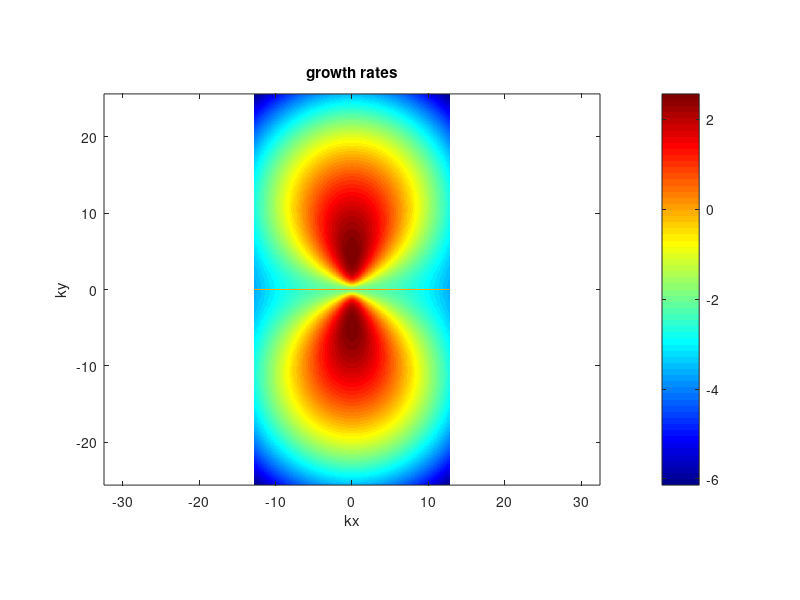
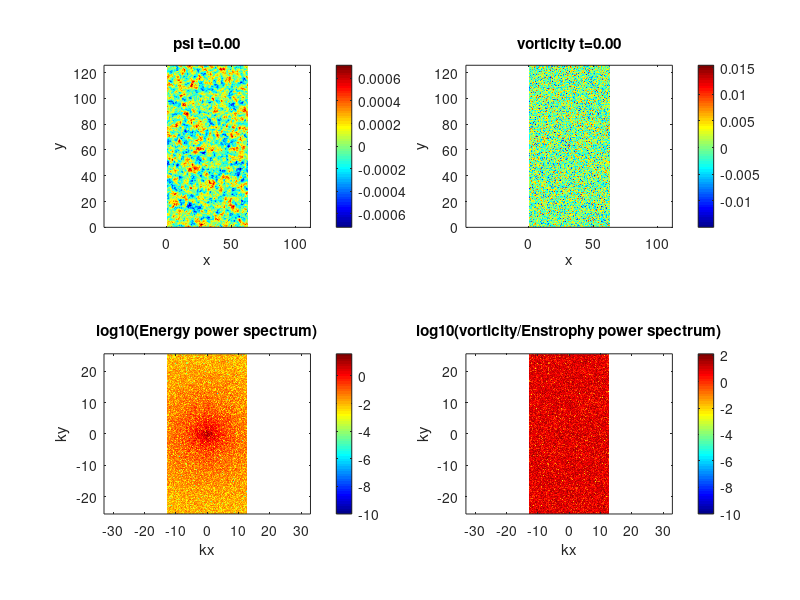
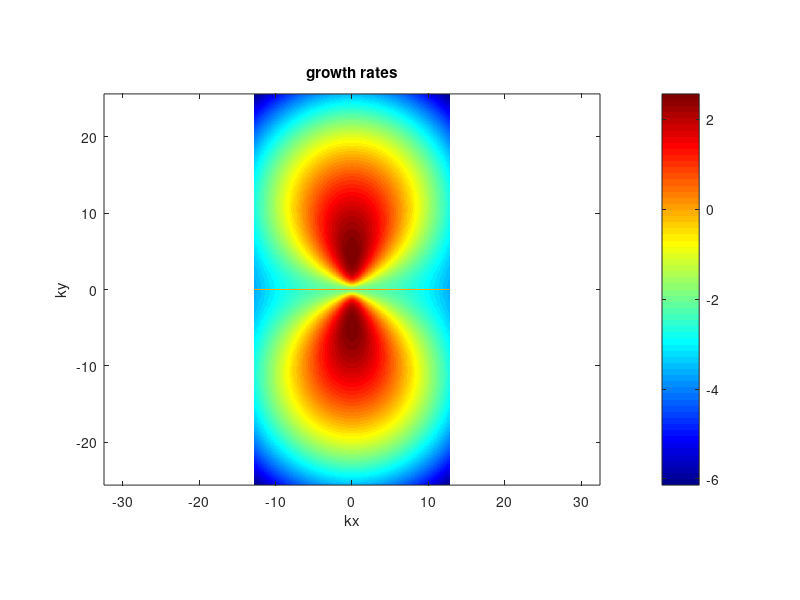

Here is the MATLAB script that generated these plots, in order: (Note: a time limit stopped this script after it produced the figures.)
function spectral_DS2d
%%%%%%%%%%%%%%%%%%%%%%%%%%%%%%%%%%%%%%%%%%%%%%%%%%%%%%%%%%%%%%%%%%%%%%%%%%%%%%%%%
% 1-field toy model of the Dimits shift. Similar to the Hasegawa-Mima           %
% equation or the Kuramoto-Sivashinsky equation.                                %
%                                                                               %
% Based off an MIT code originally made by Jean-Christophe Nave.                %
% Modified by Denis St-Onge                                                     %
%                                                                               %
% Laplacian(psi) = w                                                            %
% u = psi_y                                                                     %
% v =-psi_x                                                                     %
%%%%%%%%%%%%%%%%%%%%%%%%%%%%%%%%%%%%%%%%%%%%%%%%%%%%%%%%%%%%%%%%%%%%%%%%%%%%%%%%%
clear all;
mkdir('plots'); mkdir('data');
delete('log.txt');

scale=1;         % quick scale of the linear terms
mu   =scale*2;      % friction
nu   =scale*0.01; % viscosity
muZF =scale*0e-4; %scale*2*0; % zonal friction
nuZF =scale*0e-5; %scale*5.0e-4; % zonal viscosity
l    =scale*0;     % Landau-like damping
gamma=scale*5;   % linear drive 2.4203
HM=scale*2;		 % HM-type wave
TH=scale*0;      % Terry-Horton i delta
h=1;             % hyperviscosity factor
hZF=1;             % hyperviscosity factor
forcing=0; 		 % forcing magnitude
LX=2*pi*10;      % X scale
LY=2*pi*20;      % Y scale
NX_real=256;     % resolution in x
NY_real=1024;     % resolution in y
dt=1e-4;    % time step. Should start small as CFL updated can pick up the pace
pert_size=1e-2; % size of perturbation
TF=1000.0;  % final time
iF=2000000;  % final iteration, whichever occurs first
iRST=10000; % write restart dump
i_report=100;
en_print=100;
TSCREEN=2500; % sreen update interval time (NOTE: plotting is usually slow)
initial_condition='random';   %'simple vortices' 'vortices' 'random' or 'random w' 
AB_order=-4; % Adams Bashforth order 1,2,3, or 4 (3 more accurate, 2 possibly more stable) -1 = RK3
linear_term='exact'; % CN, BE, FE, or exact
simulation_type='NL'; % NL, QL, or L (nonlinear, quasilinear and linear respectively)
padding = true; % 3/2 padding, otherwise 2/3 truncation.
save_plots = true; % save plots to file
system_type='MHM'; % NS, HM, MHM
cfl_cadence=5;
cfl=0.4
max_dt=1e-4;
safety=0.8;
diagnostics=false;

%rng(707296708);
%rng('shuffle');
s=rng;


% print log file.
diary('log.txt') 
diary on;

fig1=figure(1);
fig2=figure(2);

% ensure parameters get printed  to log.
fprintf('nu: %.05e  mu:%.05e gamma:%.05e\n',nu,mu,gamma);
fprintf('l: %.05e  HM:%.05e TH:%.05e\n',l,HM,TH);
fprintf('LX:%.02f LY:%.02f NX:%d NY:%d\n',LX, LY, NX_real, NY_real);
fprintf('h:%d scale:%d Tf:%.01f iF:%d\n',h, scale, TF, iF);
fprintf('hZF:%d muZF:%e nuZF:%e\n',hZF,muZF,nuZF);
fprintf('Nonlinear:%s padding:%d System:%s\n',simulation_type, padding,system_type);
fprintf('random seed:%d AB order:%d CFL step:%d\n',s.Seed, AB_order, cfl_cadence);
fprintf('safety:%f\n',safety);

energyFile=0; 
if(strcmp(initial_condition,'restart'))
    energyFile = fopen('energy.dat','a');
else
    energyFile = fopen('energy.dat','w');
end

fprintf(energyFile,'# [1] t  [2] dt  [3] energy  [4] enstrophy  [5] ZF    [6] DW    [7] flux\n');


NX=NX_real;
NY=NY_real;
if(padding)
    NX=3*NX/2;
    NY=3*NY/2;
end

dx=LX/NX;
dy=LY/NY;
dkx=2*pi/LX;
dky=2*pi/LY;
LXnum=0:dx:LX;
LYnum=0:dy:LY;

minkx= -(NX_real/2 - 1)*dkx;
maxkx=  (NX_real/2 - 1)*dkx;
minky= -(NY_real/2 - 1)*dky;
maxky=  (NY_real/2 - 1)*dky;
kxnum= minkx:dkx:maxkx;
kynum= minky:dky:maxky;

t=0.;
i=0;
k=0;
c1=0;
c2=0;
c3=0;
dt1=0;
dt2=0;
dt3=0;
w_hat=0; %this is our field.
I=sqrt(-1);

kx=dkx*I*ones(1,NY)'*(mod((1:NX)-ceil(NX/2+1),NX)-floor(NX/2)); % matrix of wavenumbers in x direction 
ky=dky*I*(mod((1:NY)'-ceil(NY/2+1),NY)-floor(NY/2))*ones(1,NX); % matrix of wavenumbers in y direction 

% Cutting of frequencies using the 2/3 rule. 
% Discard asymmetric N/2 term. Otherwise reality is not enforced.
dealias=abs(kx/dkx) <1/3*NX & abs(ky/dky) <1/3*NY;


ksquare=kx.^2+ky.^2;                                % Laplacian in Fourier space
ksquare(1,1)=-1; 
kmu = -(-1)^h*mu * ones(NY,NX)./(ksquare.^(h-1)) ;                            % drag force array
ksquare_viscous=-(-1)^h*nu*(ksquare.^h);            % Viscosity array

ksquare_poisson=ksquare - ones(NY, NX) + TH*ky;		% Poisson equation in Fourier space
if(strcmpi(system_type,'NS'))
    ksquare_poisson=ksquare;		% Poisson equation in Fourier space
end
ksquare_poisson(1,1)=-1;  % fixed Laplacian in Fourier space for Poisson's equation


gd = gamma * ky.^2./ksquare_poisson + HM*ky./ksquare_poisson;

zonal_part = zeros(NY,NX);
zonal_part(1,:) = zonal_part(1,:) + ones(1,NX);
fluct_part = ones(NY,NX) - zonal_part;

lin_growth = -kmu + ksquare_viscous + gd - l*abs(ky); % this is the linear growth rate used in computations


% No damping on zonal modes. Modified Poisson equation (proper adiabatic electron response)
if(strcmpi(system_type,'MHM'))
    kxzf = kx(1,:);
    lin_growth(1,:) = zeros(1,NX) - muZF*ones(1,NX) -(-1)^hZF*nuZF*(kxzf.^(2*hZF)) ;
    ksquare_poisson(1,:) = ksquare_poisson(1,:) + ones(1,NX);
	ksquare_poisson(1,1)=-1;
end
numel(find(lin_growth(:)>0))

lin_trunc = dealias.*lin_growth;
max_growth = max(real(lin_trunc(:)))
max_rate = max(abs(lin_trunc(:)))
0.25/max_rate

lg2 = lin_growth.^2;
lg3 = lin_growth.^3;

% forcing stuff?
kf_min = 16*dkx;
dkf = 0.5*dkx;
forcing_base = abs(ksquare) <= (kf_min+dkf)^2 & abs(ksquare) >= kf_min^2;

% Define initial vorticity distribution
switch lower(initial_condition)
   case {'vortices'}
      [i,j]=meshgrid(1:NX,(1:NY));
      psi=exp(-((i*dkx-pi).^2+(j*dky-pi+pi/4).^2)/(0.2))+exp(-((i*dx-pi).^2+(j*dky-pi-pi/4).^2)/(0.2))-0.5*exp(-((i*dkx-pi-pi/4).^2+(j*dky-pi-pi/4).^2)/(0.4));
    case {'simple vortices'}
        [i,j]=meshgrid((1:NX)*(2*pi/NX),(1:NY)*(2*pi/NY));
        psi=1*sin(i).*cos(j).^2;    
    case {'random psi'}
      psi=pert_size*(2*rand(NX,NY) - 1);%normally 1e-3
      w_hat=ksquare_poisson.*fft2(psi);
    case {'random'}
      w=pert_size*(2*rand(NY,NX)-1);%normally 5e-2
      w_hat=fft2(w);
      w_hat(1,:)=zeros(1,NX);
      %w_hat=zonal_part.*w_hat;
    case {'waves'}
      [i,j]=meshgrid((1:NX)*(2*pi/NX),(1:NY)*(2*pi/NY));
      %w=20*sin(32*j) + 1e-1*cos(13*i);
      w=2e1*sin(32*j) + 5e-2*(2*rand(NY,NX)-1);
      w_hat=fft2(w);
      w_hat(1,:)=fluct_part.*w_hat;
    case {'restart'}
        fileID=fopen('restart.bin','r');
        t=fread(fileID,1,'double');
        dt=fread(fileID,1,'double');
        i=fread(fileID,1,'int');
        k=fread(fileID,1,'int');
        dt1=fread(fileID,1,'double');
        dt2=fread(fileID,1,'double');
        dt3=fread(fileID,1,'double');
        c1=fread(fileID,[NY NX],'double')+I*fread(fileID,[NY NX],'double');
        c2=fread(fileID,[NY NX],'double')+I*fread(fileID,[NY NX],'double');
        c3=fread(fileID,[NY NX],'double')+I*fread(fileID,[NY NX],'double');
        w_hat=fread(fileID,[NY NX],'double')+I*fread(fileID,[NY NX],'double');
        fclose(fileID);        
    otherwise
      disp('Unknown initial conditions !!!');
      return
end

if(padding) % ensure there's no energy in the padded region of k-space.
   w_hat=dealias.*w_hat;
end
w_hat(1,1)=0; % Gauge condition. Should be redundant.
w_hat0=w_hat; % Keep initial conditions for possible future diagnostics.


u=0;
v=0;
U_ZF=0;
force=zeros(NY,NX);
w2=w_hat;

if(save_plots) %plot growth rate contours
	plotgrowth()
end

tic
while t<TF && i<iF
    psi_hat = w_hat./ksquare_poisson;  % Solve Poisson's Equation
    if(any(isnan(w_hat(:)))) % Something really bad has happened.
        disp(sprintf('Divergence at iteration: %d',i));
        return;
    end
    if(mod(i,i_report)==0)
       disp(sprintf('iteration: %d    dt:%.02e     t:%.03e     step time:%.1d s',i,dt,t,toc)); 
       tic;
        diary off; %flush diary
		diary on;
    end
    if (mod(i,en_print)== 0) 
        outputEnergy();
    end
    
    if (mod(i,TSCREEN)== 0) 
        plotfunc();
    end
    
    if (mod(i,iRST) == 0)
        dump('restart.bin');
    end
    

    if(forcing ~= 0)
       force=calculate_forcing(); 
    end
    
    w_hat_new=0;
    conv_hat =0;
    % Compute the non-linear term
    if (AB_order < 0 ) % RK
        if(AB_order == -4)
	      w_hat_new = ETDRK4(w_hat);
        elseif(AB_order == -3)
	      w_hat_new = ETDRK3(w_hat);
        elseif(AB_order == -2)
	      w_hat_new = ETDRK2(w_hat);
        else
          exit();      
        end
    	if(mod(i+1,cfl_cadence)==0 && i > 3) % compute new timestep from CFL condition.
        	abs_u=abs(u);
        	abs_v=abs(v);
        	abs_ZF=abs(U_ZF);
        	maxV= max(abs_u(:)+abs_ZF(:))/dx + max(abs_v(:))/dy;
        	if(maxV>0)
           	 new_dt=1/maxV;
        	else
           	 new_dt=inf;
            end
            target_dt=min(cfl*new_dt,min(2.2*dt/safety,max_dt/safety));
            if(target_dt < dt)
                 disp('WARNING: New dt fell below safety.')
            end
            dt=max_dt/safety;        
            while dt > target_dt 
                dt=dt/2.0;
            end
            dt=safety*dt;
    	end
    else 
        conv_hat = calc_Nonlinear(w_hat,simulation_type);
         
     
    if(mod(i+1,cfl_cadence)==0 && i > 3) % compute new timestep from CFL condition.
        abs_u=abs(u);
        abs_v=abs(v);
        abs_ZF=abs(U_ZF);
        maxV= max(abs_u(:)+abs_ZF(:))/dx + max(abs_v(:))/dy;
        if(maxV>0)
            new_dt=1/maxV;
        else
            new_dt=inf;
        end
        target_dt=min(max(0.5*dt/safety,min(cfl*new_dt,1.1*dt/safety)),max_dt/safety);
        if(target_dt < dt)
            disp('WARNING: New dt fell below safety.')
        end
        dt=0.8*target_dt;
    end
    
    conv_hat = dealias.*(conv_hat + forcing*kf_min*force/sqrt(dt));
    
    L1=0;
    L2=0;
    w_prev=w_hat;
    
    A=1.0; B=0; C=0; D=0;
    w_hat_new = 0;
    if (i < 1 || AB_order == 1) %Forward-Euler to generate history. Should run a small time-step at first. 
    	 %do nothing w_hat_new = w_hat_new - L2.*conv_hat;
    elseif (i < 2 || AB_order == 2)
    	w1=dt1/dt;
    	A=(1.0 + 0.5*w1);
    	B=0.5*w1;
   	elseif (i < 3 || AB_order == 3)
    	w1=dt1/dt;
    	w2=dt2/dt;
    	A=(2.0 + 3.0*w2 + 6.0*w1*(1+w1+w2))/(6.0*w1*(w1+w2));
    	B=(2.0 + 3.0*w1 + 3.0*w2)/(6.0*w1*w2);
    	C=(2.0 + 3.0*w1)/(6.0*w2*(w1+w2));
     elseif (i < 4 || AB_order == 4)
        w1=dt1/dt;
        w2=dt2/dt;
        w3=dt3/dt;
        A=(3.0 + 8.0*w2 + 4.0*w3 + 6.0*(2*w1^3 + w2*(w2+w3) +2.0*w1*(1.0+w2)*(1.0+w2+w3) + w1^2*(3.0 + 4.0*w2+2*w3)));
        A=A/(12.0*w1*(w1+w2)*(w1+w2+w3));
        B=(3.0 + 6.0*(w1+w2)*(w1+w2+w3) + 4.0*(2.0*(w1+w2)+w3))/(12.0*w1*w2*(w2+w3));
        C=(3.0 + 6.0*w1*(w1+w2+w3)+4.0*(2.0*w1 + w2+w3))/(12.0*w2*(w1+w2)*w3);
        D=(3.0 + 6.0*w1*(w1+w2)+4.0*(2.0*w1 + w2))/(12.0*w3*(w2+w3)*(w1+w2+w3));
    end
  
    
    
    switch upper(linear_term)
        case {'CN'} %crank nicolson
            L1=(1 + 0.5*dt*lin_growth)./(1 - 0.5*dt*lin_growth);
            L2=dt./(1 - 0.5*dt*lin_growth);    
        case {'BE'} %backward euler
            L1=1.0./(1 - dt*lin_growth);
            L2=dt./(1 - dt*lin_growth);    
        case {'EXACT'}%exact
            L1=exp(dt*lin_growth);
            L2=dt*L1;   
            B=B.*exp((dt1)*lin_growth);
            C=C.*exp((dt1+dt2)*lin_growth);
            D=D.*exp((dt1+dt2+dt3)*lin_growth);
        otherwise
            disp('Unknown linear handling type.');
            return;
    end
    
    % Compute Solution at the next step
	% Implicitly solve the linear term with 2nd order Crank-Nicholson
    w_hat_new = L1.*w_prev;
    w_hat_new = w_hat_new - L2.*(A.*conv_hat - B.*c1 + C.*c2 - D.*c3);
  
    end
    t=t+dt;
    i=i+1;

    w_hat=w_hat_new;
    
    c3=c2;
    c2=c1;
    c1=conv_hat;
    
    dt3=dt2;
    dt2=dt1;
    dt1=dt;
end
fclose(energyFile);

%write final state 
fprintf('Simulation ended at time %.03e and iteration %d\n',t,i);
dump('final_state.bin');

if(strcmpi(simulation_type,'L') && diagnostics)
   w0f=w_hat0.*exp(t*lin_growth); 
   comp=abs(w_hat-w0f)./abs(w0f);
   fprintf('Maximum linear error:%e\n',max(comp(:)));
end

% SIMULATION ENDS HERE

%%----------------------------------%%
%% Helper Function Definitions      %% 
%%----------------------------------%%

	function f=calculate_forcing()
        f=zeros(NY,NX);
        for i1 = 1:NY
           for j1 = 1:NX
                if(forcing_base(i1,j1) ~=0 )
                    f(i1,j1) = randn(1);
                end    
           end
        end
	end

    function x=RK3(w_h)
        a =[8./15.,5./12.,0.75];
        b =[0,-17.0/60.0,-5.0/12.0];
        Fa =0.0;
        Fb =0.0;
        u_new=w_h;
        for j = 1:3 
            Fb = Fa;
            Fa = calc_Nonlinear(u_new,simulation_type);
            u_new = (1 + 0.5*(a(j)+b(j))*dt*lin_growth)./(1 - 0.5*(a(j)+b(j))*dt*lin_growth).*u_new;
            u_new = u_new + a(j)*Fa +b(j)*Fb;
        end
        x=u_new;
    end   

    function x=ETDRK4(w_h)
        u_new=w_h;
        persistent dto lg M r Q1 f1 f2 f3 isreal;
        if(isempty(dto))
           dto=-1;
           lg=lin_growth(:);
		   if(any(imag(lg(:))))
			   M=32;
			   r=exp(2*I*pi*((1:M)-0.5)/M);
               isreal=0;
		   else
			   M=16;
			   r=exp(I*pi*((1:M)-0.5)/M);
               isreal=1;
		   end
        end
        
        st=simulation_type;
        eh = exp(0.5*lin_growth*dt);
        e1 = exp(lin_growth*dt);

        if(dto ~= dt)
            LR=dt*lg(:,ones(M,1)) + r(ones(NY*NX,1),:);
            elr=exp(LR);
            if(isreal)
               Q1 =dt*real(mean(			 (exp(LR/2)-1)./LR							,2));
               f1 =dt*real(mean(		 (-4   -LR        +elr.*(4-3*LR+LR.^2))./LR.^3	,2));
               f2 =dt*real(mean(		( 2  +LR        +elr.*(-2+LR))./LR.^3			,2));
               f3 =dt*real(mean(		 (-4 -3*LR -LR.^2 +elr.*(4-LR))./LR.^3			,2));
            else
               Q1 =dt*(mean(			 (exp(LR/2)-1)./LR							,2));
               f1 =dt*(mean(		 (-4   -LR        +elr.*(4-3*LR+LR.^2))./LR.^3	,2));
               f2 =dt*(mean(		( 2  +LR        +elr.*(-2+LR))./LR.^3			,2));
               f3 =dt*(mean(		 (-4 -3*LR -LR.^2 +elr.*(4-LR))./LR.^3			,2));
            end
            Q1=reshape(Q1,NY,NX);
            f1=reshape(f1,NY,NX);
            f2=reshape(f2,NY,NX);
            f3=reshape(f3,NY,NX);
            dto=dt;
        end
        A1 = -calc_Nonlinear(u_new,st);
        
        an = u_new.*eh + Q1.*A1;

        A2 = -calc_Nonlinear(an,st);
        
        bn = u_new.*eh + Q1.*A2;
      
        A3 = -calc_Nonlinear(bn,st);
        
        cn = an.*eh + Q1.*(2.0*A3-A1);
        
        A4 = -calc_Nonlinear(cn,st);
        
        dn = u_new.*e1 + (A1.*f1 + 2*(A2+A3).*f2 + A4.*f3); 
        
        x = dealias.*dn;   

    end   

    function x=ETDRK3(w_h)
        u_new=w_h;
        persistent dto lg M r Q1 Q2 f1 f2 f3 isreal;
        if(isempty(dto))
           dto=-1;
           lg=lin_growth(:);
		   if(any(imag(lg(:))))
			   M=32;
			   r=exp(2*I*pi*((1:M)-0.5)/M);
               isreal=0;
		   else
			   M=16;
			   r=exp(I*pi*((1:M)-0.5)/M);
               isreal=1;
		   end
        end
        
        st=simulation_type;
        eh = exp(0.5*lin_growth*dt);
        e1 = exp(lin_growth*dt);

        if(dto ~= dt)
            LR=dt*lg(:,ones(M,1)) + r(ones(NY*NX,1),:);
            elr=exp(LR);
           if(isreal)
            Q1 =dt*real(mean(			 (exp(LR/2)-1)./LR							,2));
            Q2 =dt*real(mean(			 (elr-1)./LR                                ,2));
            f1 =dt*real(mean(		 (-4   -LR        +elr.*(4-3*LR+LR.^2))./LR.^3	,2));
            f2 =dt*real(mean(		4*( 2  +LR        +elr.*(-2+LR))./LR.^3			,2));
            f3 =dt*real(mean(		 (-4 -3*LR -LR.^2 +elr.*(4-LR))./LR.^3			,2));
           else
             Q1 =dt*(mean(			 (exp(LR/2)-1)./LR							,2));
            Q2 =dt*(mean(			 (elr-1)./LR                                ,2));
            f1 =dt*(mean(		 (-4   -LR        +elr.*(4-3*LR+LR.^2))./LR.^3	,2));
            f2 =dt*(mean(		4*( 2  +LR        +elr.*(-2+LR))./LR.^3			,2));
            f3 =dt*(mean(		 (-4 -3*LR -LR.^2 +elr.*(4-LR))./LR.^3			,2));     
           end
            Q1=reshape(Q1,NY,NX);
            Q2=reshape(Q2,NY,NX);
            f1=reshape(f1,NY,NX);
            f2=reshape(f2,NY,NX);
            f3=reshape(f3,NY,NX);
            dto=dt;
        end
        A1 = -calc_Nonlinear(u_new,st);
        
        an =     u_new.*eh + Q1.*A1;
      
        A2 = -calc_Nonlinear(an,st);
        
        bn = u_new.*e1 + Q2.*(2.0*A2-A1);
        
        A3 = -calc_Nonlinear(bn,st);
        
        cn = u_new.*e1 + (A1.*f1 + A2.*f2 + A3.*f3); 
        
        x = dealias.*cn;   

    end   

    function x=ETDRK2(w_h)
        u_new=w_h;
        persistent dto lg M r Q1 f1 isreal;
        if(isempty(dto))
           dto=-1;
           lg=lin_growth(:);
		   if(any(imag(lg(:))))
			   M=32;
			   r=exp(2*I*pi*((1:M)-0.5)/M);
               isreal=0;
		   else
			   M=16;
			   r=exp(I*pi*((1:M)-0.5)/M);
               isreal=1;
		   end
        end
        
        st=simulation_type;
        e1 = exp(lin_growth*dt);

        if(dto ~= dt)
            LR=dt*lg(:,ones(M,1)) + r(ones(NY*NX,1),:);
            elr=exp(LR);
            if(isreal)
              Q1 =dt*real(mean(			 (elr-1)./LR           ,2));
              f1 =dt*real(mean(		 (elr - 1 - LR)./LR.^2 ,2));
            else
              Q1 =dt*(mean(			 (elr-1)./LR           ,2));
              f1 =dt*(mean(		 (elr - 1 - LR)./LR.^2 ,2));    
            end
            Q1=reshape(Q1,NY,NX);
            f1=reshape(f1,NY,NX);
            dto=dt;
        end
        
        A1 = -calc_Nonlinear(u_new,st);
        
        an =     u_new.*e1 + Q1.*A1;
      
        A2 = -calc_Nonlinear(an,st);
        
        bn = an + f1.*(A2-A1);
        
        x = dealias.*bn;   

    end   

    function infCheck(inver,name)
       if(any(isinf(inver(:))))
              disp(sprintf('%s infinity at iteration: %d',name, i));
       end
    end

    function nanCheck(inver,name)
       if(any(isnan(inver(:))))
              disp(sprintf('%s NaN at iteration: %d',name, i));
       end
    end

	function y=calc_Nonlinear(w_h,type)
    conv_hat = 0;
    psi_h = w_h./ksquare_poisson;  % Solve Poisson's Equation
	switch upper(type)
        	case {'NL'} %full non-linear
            	uhat = -ky.*psi_h;
            	vhat =  kx.*psi_h;
            	w_xhat = kx.*w_h;
            	w_yhat = ky.*w_h;
            
            	% dealiasing here truncates if not padded, other it has no effect
            	u  =real(ifft2(dealias.*uhat));      % Compute  y derivative of stream function ==> u
            	v  =real(ifft2(dealias.*vhat));      % Compute -x derivative of stream function ==> v
            	w_x=real(ifft2(dealias.*w_xhat));      % Compute  x derivative of vorticity
            	w_y=real(ifft2(dealias.*w_yhat));
            	conv     = u.*w_x + v.*w_y;         % evaluate the convective derivative (u,v).grad(w)   
            	conv_hat = fft2(conv);              % go back to Fourier space
      
        	case {'QL'} %quasi-linear
            	%for zonal part
            	uphat = -ky.*fluct_part.*psi_h;
            	vphat =  kx.*fluct_part.*psi_h;
        
            	%for fluctuation part
            	U_hat = kx.*zonal_part.*psi_h;
            	U_xxhat = (kx.^2).*U_hat;
            	w_yhat = ky.*fluct_part.*w_h;       
        
            	% dealiasing here truncates if not padded, other it has no effect
            	u    =real(ifft2(dealias.*uphat));      % Compute  y derivative of stream function ==> u
            	v    =real(ifft2(dealias.*vphat));      % Compute -x derivative of stream function ==> v
            	U_ZF =real(ifft2(dealias.*U_hat));      % Compute zonal velocity
            	U_xx =real(ifft2(dealias.*U_xxhat));      % Compute zonal velocity
            	w_y  =real(ifft2(dealias.*w_yhat));
            	conv_fluct = U_ZF.*w_y + u.*U_xx;         % evaluate the convective derivative (u,v).grad(w)   
            	conv_zonal = u.*v;         % evaluate the convective derivative (u,v).grad(w)       
            	conv_fluct_hat = fft2(conv_fluct);               % go back to Fourier space
            	conv_zonal_hat = fft2(conv_zonal);
            	conv_hat = fluct_part.*conv_fluct_hat + (kx.^2).*zonal_part.*conv_zonal_hat;
        	case {'L'}%full linear 
           	 %do nothing
            otherwise
           	 disp('Unknown simulation type.');
        	    return 
    end
    if(padding)
        conv_hat = dealias.*conv_hat;
    end
    y=conv_hat;
	end

	function plotgrowth()
    	subplot(1,1,1);
    	plotg=0;
    	f=randn(NY,NX).*forcing_base;
    	if(padding)
       		plotg=circshift(dealias.*lin_growth,[NY_real/2,NX_real/2]); 
       		plotg=plotg(2:NY_real,2:NX_real);
    	else
       		plotg=circshift(dealias.*lin_growth,[NY_real/2,NX_real/2]); 
       		plotg=plotg(2:NY_real,2:NX_real);
    	end
    	force=real(ifft2(f));
    	imagesc(kxnum,kynum,real(plotg)), axis equal tight, colorbar
    	%imagesc(kxnum,kynum,f), axis equal tight, colorbar
    	set(gca,'Ydir','Normal')
    	colormap(jet)
    	title('growth rates');    
    	xlabel('kx');
    	ylabel('ky');
    	if(save_plots)
        	saveas(gcf,'growth.png');
   		end
   		drawnow
    end
    function outputEnergy()
        diary off; %flush diary
		diary on;
        
        w_curr=w_hat;
        psi_curr=psi_hat;
     
        enstrophy = 0.5*w_curr.*conj(w_curr);
        energy = 0.5*real(-conj(psi_curr).*w_curr);
     %   flux = -0.5*real(psi_y.*(psi_y.*psi_y + psi_x.*psi_x  + psi.*psi));
             
        enstrophy_tot = sum(enstrophy(:))/(NX*NY)^2;
        energy_tot    = sum(energy(:))/(NX*NY)^2; 
        ZF_energy = sum(sum(zonal_part.*energy))/(NX*NY)^2;
        DW_energy = sum(sum(fluct_part.*energy))/(NX*NY)^2;
       % flux_tot = sum(flux(:))/(NX*NY);
        
        fprintf(energyFile,'%e %e %.15e %e %e %e \n',t,dt,energy_tot,enstrophy_tot,ZF_energy,DW_energy);
        
        
    end
    function plotfunc()
              % Go back in real space omega in real space for plotting
		diary off; %flush diary
		diary on;
        w_curr=w_hat;
        psi_curr=psi_hat;
        psi=real(ifft2(psi_curr));
        w=real(ifft2(w_curr)); 
     
        enstrophy = 0.5*w_curr.*conj(w_curr);
        energy = 0.5*real(-conj(psi_curr).*w_curr);                  
        
		%iso_spectrum(energy,enstrophy);

        if(padding)
           enstrophy=circshift(enstrophy,[NY_real/2,NX_real/2]); 
           enstrophy=enstrophy(2:NY_real,2:NX_real);
           energy=circshift(energy,[NY_real/2,NX_real/2]); 
           energy=energy(2:NY_real,2:NX_real);
        else
           enstrophy=circshift(enstrophy,[NY_real/2,NX_real/2]); 
           enstrophy=enstrophy(2:NY_real,2:NX_real);
           energy=circshift(energy,[NY_real/2,NX_real/2]); 
           energy=energy(2:NY_real,2:NX_real);
        end
      
        wlog=max(log10(enstrophy),-10);
        energylog=max(log10(energy),-10);
        set(0,'CurrentFigure',fig1);
        subplot(2,2,1)
        imagesc(LXnum,LYnum,psi), axis equal tight, colorbar
        set(gca,'Ydir','Normal')
        colormap(jet)
        title(sprintf('psi t=%.02f',t));
        xlabel('x');
        ylabel('y');
        subplot(2,2,2)
        imagesc(LXnum,LYnum,w), axis equal tight, colorbar
        title(sprintf('vorticity t=%.02f',t));
        set(gca,'Ydir','Normal')
        xlabel('x');
        ylabel('y');
        subplot(2,2,3)
        imagesc(kxnum,kynum, energylog), axis equal tight, colorbar
        title('log10(Energy power spectrum)');    
        set(gca,'Ydir','Normal')
        xlabel('kx');
        ylabel('ky');
        subplot(2,2,4)
        imagesc(kxnum,kynum,wlog), axis equal tight, colorbar
        set(gca,'Ydir','Normal')
        xlabel('kx');
        ylabel('ky');
        title('log10(vorticity/Enstrophy power spectrum)');    
        if(save_plots)
            saveas(gcf,sprintf('plots/fig_%d.png',k));
        end
        drawnow
        set(0,'CurrentFigure',fig2);
        if(1==1)
       %     kx_spec=energylog(NY_real/2,:);
       %     ky_spec=energylog(:,NX_real/2);
       %     kx_spec(NX_real/2)=0.5*(kx_spec(NX_real/2-1)+kx_spec(NX_real/2+1)); 
       %     ky_spec(NY_real/2)=0.5*(ky_spec(NY_real/2-1)+ky_spec(NY_real/2+1)); 
       %     [~,Ix] = max(kx_spec(:));
       %     [~,Iy] = max(ky_spec(:));
       %     if(diagnostics)
       %        disp(sprintf('%.10e %.10e',energy_tot,enstrophy_tot));
       %         disp(sprintf('Maximum DW mode:%.01f    Maximum ZF mode:%.01f',abs(kynum(Iy)), abs(kxnum(Ix))));
       %     end
       %     plot(kxnum,kx_spec,kynum,ky_spec);
       %     legend('Zonal (ky=0)','DW (kx=0)');
       %     title(sprintf('DW/Zonal energy spectrum t=%.02f',t));
       %     xlabel('k');
        else
            kxpos=0:dkx:maxkx;
            loglog(kxpos,radenergy(1:NX_real/2),kxpos,radenstrophy(1:NX_real/2));
            title(sprintf('Radial energy/enstrophy spectrum t=%.02f',t));
            legend('Energy','Enstrophy')
            xlabel('k'); 
        end
        drawnow
        if(save_plots)
            saveas(gcf,sprintf('plots/k_spec_%d.png',k));
        end
        k=k+1;
    end

    function iso_spectrum(energy,enstrophy)
        raden_arr=cat(2,sqrt(abs(ksquare(:))),energy(:),enstrophy(:));
        raden_arr=sortrows(raden_arr);
        radenergy=zeros(max(NX,NY),1);
        radenstrophy=zeros(max(NX,NY),1);
        ik_old=1;
        nk=0;
        counts=zeros(max(NX,NY),1);
        for n = 1:length(ksquare(:))
            ik=round(raden_arr(n,1)/min(dkx,dky)) + 1;
            radenergy(ik) = radenergy(ik) + raden_arr(n,2);
            radenstrophy(ik) = radenstrophy(ik) + raden_arr(n,3);
            if(ik~=ik_old)
                counts(ik_old) = nk;
                nk=0;
                ik_old=ik;
            end
            nk=nk+1;
        end    
        
        range =0:min(dkx,dky):sqrt(2)*max(maxkx,maxky);
        l=length(range);
        
        surface = 2*pi/min(dkx,dky);
        comp=surface*range./(counts(1:l).');
        
        kxpos=0:min(dkx,dky):max(maxkx,maxky);
        specFile = fopen(sprintf('data/rad_spec_%d.dat',k),'w');
        radenergy_comp = radenergy(1:l).*comp.';
        radenstrophy_comp = radenstrophy(1:l).*comp.';
        
		ZF_en = zeros(l);
        ZF_ens = zeros(l);
        ZF_en(1:(NX/2)) = energy(1,1:(NX/2));  	 
        ZF_ens(1:(NX/2)) = enstrophy(1,1:(NX/2));

		DW_en = zeros(l);
        DW_ens = zeros(l);
        DW_en(1:(NY/2)) = energy(1:(NY/2),1);  	 
        DW_ens(1:(NY/2)) = enstrophy(1:(NY/2),1);

        for n = 1:l
            fprintf(specFile,'%e %e %e %e %e %e %e\n',range(n),radenergy_comp(n),radenstrophy_comp(n),ZF_en(n),ZF_ens(n), DW_en(n),DW_ens(n));       
        end
        
        fclose(specFile); 
    end


    function dump(filename)
        fileID=fopen(filename,'w');
        fwrite(fileID,t,'double');
        fwrite(fileID,dt,'double');
        fwrite(fileID,i,'int');
        fwrite(fileID,k,'int');
        fwrite(fileID,dt1,'double');
        fwrite(fileID,dt2,'double');
        fwrite(fileID,dt3,'double');
        fwrite(fileID,real(c1),'double'); fwrite(fileID,imag(c1),'double');
        fwrite(fileID,real(c2),'double'); fwrite(fileID,imag(c2),'double');
        fwrite(fileID,real(c3),'double'); fwrite(fileID,imag(c3),'double');
        fwrite(fileID,real(w_hat),'double');fwrite(fileID,imag(w_hat),'double');
        fclose(fileID);
    end
end
